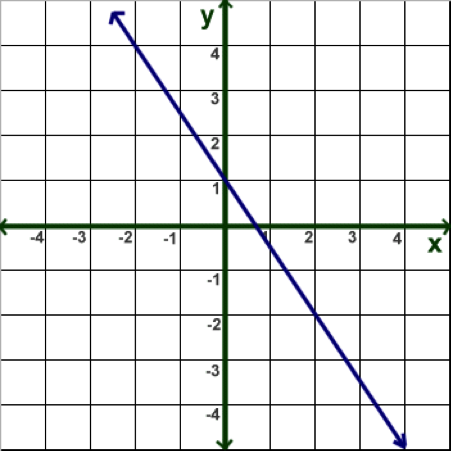
#> input picture resources/drawing.png, 451 x 451 px, found by its file name
$ python 04-transform.py
#> lines starting #> are read from the running program, lines starting #| are printed output that depends on the picture; after the words box and inside, x2 and y2 are one past the last pixel; in counts of white or black regions, pixels touching at a corner belong together
#!/usr/bin/env python
#-*- coding: utf-8 -*-

import cv2
import numpy as np
from matplotlib import pyplot as plt

img = cv2.imread('./resources/drawing.png')
#> img is the input picture: shape (451, 451, 3); mean B, G, R 232.1, 232.1, 230.9
rows, cols, ch = img.shape
#> rows = 451; cols = 451; ch = 3
print(img.shape)
#| (451, 451, 3)

pts1 = np.float32([[50, 50], [200, 50], [50, 200]])
pts2 = np.float32([[10, 100], [200, 50], [100, 250]])

M = cv2.getAffineTransform(pts1, pts2)
dst = cv2.warpAffine(img, M, (cols, rows))
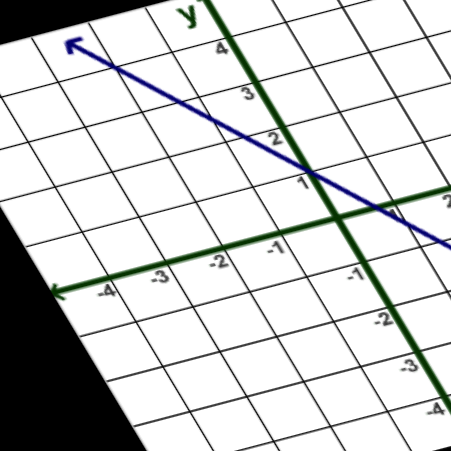
#> dst: shape (451, 451, 3); mean B, G, R 207.3, 207.7, 206.3

pts1_pluylines=np.array([[50, 50], [200, 50], [50, 200]], np.int32)
pts= pts1_pluylines.reshape((-1,1,2,))  #[3][2] --> [3][1][2]
cv2.polylines(img, [pts], True, (0,255,255), 3)
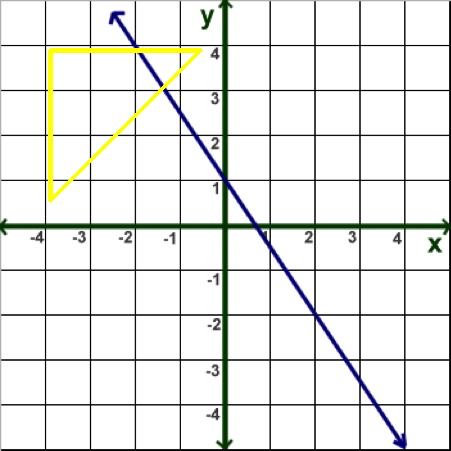
#> img: shape (451, 451, 3); 1.1% of pixels changed, all inside (x1, y1, x2, y2) = (48, 48, 203, 203)

pts2_pluylines=np.array([[10, 100], [200, 50], [100, 250]], np.int32)
pts= pts2_pluylines.reshape((-1,1,2,))  #[3][2] --> [3][1][2]
cv2.polylines(dst, [pts], True, (0,255,255), 3)
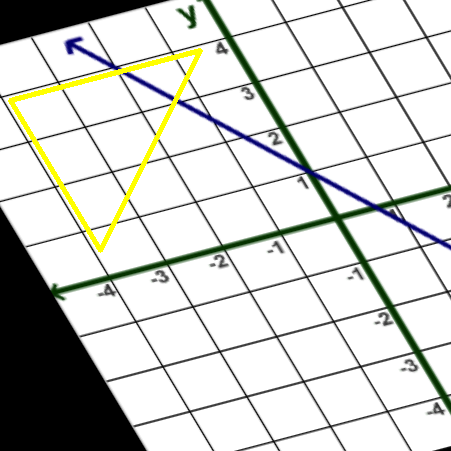
#> dst: shape (451, 451, 3); 1.47% of pixels changed, all inside (x1, y1, x2, y2) = (8, 48, 203, 253)

cv2.imshow('img', img);
cv2.imshow('dst', dst);

src = cv2.imread('./resources/tiger.jpeg')
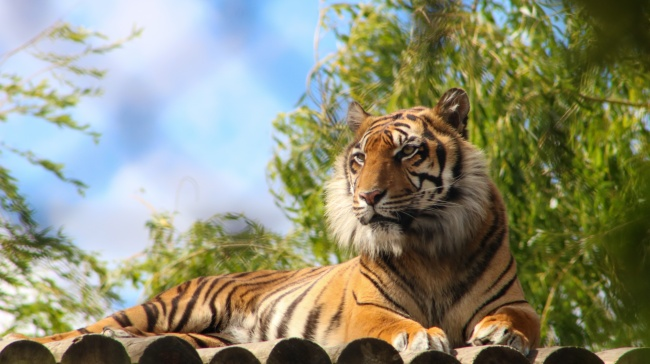
#> input picture resources/tiger.jpeg, 650 x 364 px, found by its file name
#> src is the input picture: shape (364, 650, 3); mean B, G, R 118.9, 142.6, 140.7
shift_mat=np.float32([[1, 0, -50],[0, 1, -50]])
shift = cv2.warpAffine(src, shift_mat, src.shape[0:2])
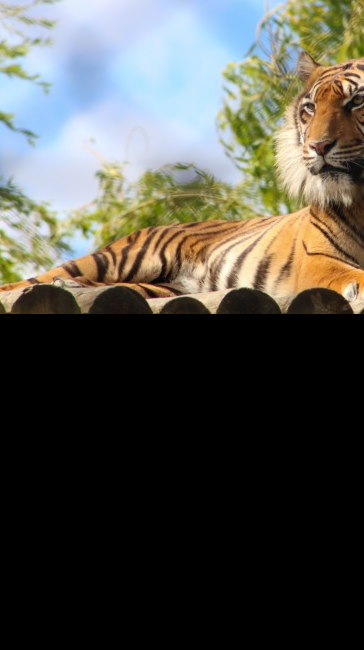
#> shift: shape (650, 364, 3); mean B, G, R 73.6, 80.5, 80.9
src_transform = cv2.warpAffine(shift, M, src.shape[:2])
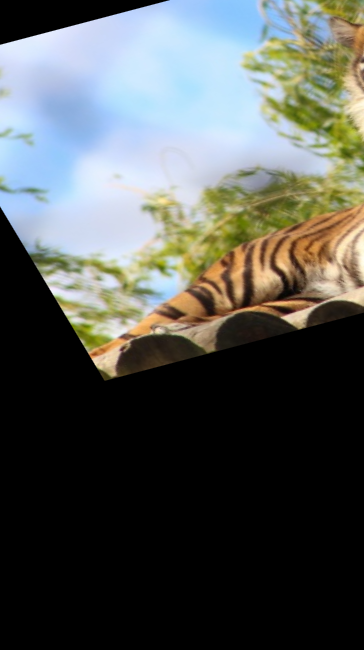
#> src_transform: shape (650, 364, 3); mean B, G, R 84.8, 87.8, 84.3
cv2.imshow('src', src);
cv2.imshow('src_transform', src_transform);
print(src.size)
#| 709800
print(src_transform.size)
#| 709800

cv2.waitKey(0)
cv2.destroyAllWindows()
# [13 lines of commented-out code are left out]
